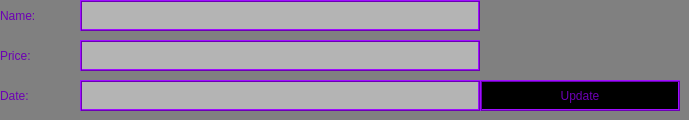
         <widget class="QWidget" name="toolPage_2">
          <property name="styleSheet">
           <string notr="true">background-color: rgb(128, 128, 128);
color: rgb(108, 0, 180);
border: none;
font: 16pt &quot;Maiandra GD&quot;;</string>
          </property>
          <widget class="QLabel" name="nameLbl_4">
           <property name="geometry">
            <rect>
             <x>0</x>
             <y>0</y>
             <width>100</width>
             <height>31</height>
            </rect>
           </property>
           <property name="text">
            <string>Name:</string>
           </property>
          </widget>
          <widget class="QLineEdit" name="nameTxt_4">
           <property name="geometry">
            <rect>
             <x>80</x>
             <y>0</y>
             <width>400</width>
             <height>31</height>
            </rect>
           </property>
           <property name="styleSheet">
            <string notr="true">background-color: rgb(180, 180, 180);
color: rgb(108, 0, 180);
border: 2px ridge rgb(108, 0, 180); </string>
           </property>
          </widget>
          <widget class="QLabel" name="priceLbl_2">
           <property name="geometry">
            <rect>
             <x>0</x>
             <y>40</y>
             <width>100</width>
             <height>31</height>
            </rect>
           </property>
           <property name="text">
            <string>Price:</string>
           </property>
          </widget>
          <widget class="QLineEdit" name="priceTxt_4">
           <property name="geometry">
            <rect>
             <x>80</x>
             <y>40</y>
             <width>400</width>
             <height>31</height>
            </rect>
           </property>
           <property name="styleSheet">
            <string notr="true">background-color: rgb(180, 180, 180);
color: rgb(108, 0, 180);
border: 2px ridge rgb(108, 0, 180); </string>
           </property>
          </widget>
          <widget class="QPushButton" name="updateToolBtn">
           <property name="geometry">
            <rect>
             <x>480</x>
             <y>80</y>
             <width>200</width>
             <height>31</height>
            </rect>
           </property>
           <property name="styleSheet">
            <string notr="true">background-color: rgb(0, 0, 0);
color: rgb(108, 0, 180);
border: 2px ridge rgb(108, 0, 180); </string>
           </property>
           <property name="text">
            <string>Update</string>
           </property>
          </widget>
          <widget class="QLabel" name="dateLbl_4">
           <property name="geometry">
            <rect>
             <x>0</x>
             <y>80</y>
             <width>100</width>
             <height>31</height>
            </rect>
           </property>
           <property name="text">
            <string>Date:</string>
           </property>
          </widget>
          <widget class="QLineEdit" name="dateTxt_4">
           <property name="geometry">
            <rect>
             <x>80</x>
             <y>80</y>
             <width>400</width>
             <height>31</height>
            </rect>
           </property>
           <property name="styleSheet">
            <string notr="true">background-color: rgb(180, 180, 180);
color: rgb(108, 0, 180);
border: 2px ridge rgb(108, 0, 180); </string>
           </property>
          </widget>
         </widget>
